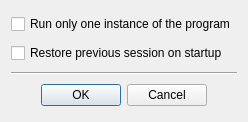
<?xml version="1.0" encoding="UTF-8"?>
<ui version="4.0">
 <class>SettingsDialog</class>
 <widget class="QDialog" name="SettingsDialog">
  <property name="geometry">
   <rect>
    <x>0</x>
    <y>0</y>
    <width>248</width>
    <height>122</height>
   </rect>
  </property>
  <property name="windowTitle">
   <string>Settings</string>
  </property>
  <layout class="QGridLayout" name="gridLayout">
   <item row="0" column="0">
    <widget class="QCheckBox" name="optionOnlyOne">
     <property name="text">
      <string>Run only one instance of the program</string>
     </property>
    </widget>
   </item>
   <item row="1" column="0">
    <widget class="QCheckBox" name="optionRestore">
     <property name="text">
      <string>Restore previous session on startup</string>
     </property>
    </widget>
   </item>
   <item row="3" column="0">
    <widget class="QDialogButtonBox" name="buttonBox">
     <property name="orientation">
      <enum>Qt::Horizontal</enum>
     </property>
     <property name="standardButtons">
      <set>QDialogButtonBox::Cancel|QDialogButtonBox::Ok</set>
     </property>
     <property name="centerButtons">
      <bool>true</bool>
     </property>
    </widget>
   </item>
   <item row="2" column="0">
    <widget class="Line" name="line">
     <property name="orientation">
      <enum>Qt::Horizontal</enum>
     </property>
    </widget>
   </item>
  </layout>
 </widget>
 <resources/>
 <connections>
  <connection>
   <sender>buttonBox</sender>
   <signal>accepted()</signal>
   <receiver>SettingsDialog</receiver>
   <slot>accept()</slot>
   <hints>
    <hint type="sourcelabel">
     <x>248</x>
     <y>254</y>
    </hint>
    <hint type="destinationlabel">
     <x>157</x>
     <y>274</y>
    </hint>
   </hints>
  </connection>
  <connection>
   <sender>buttonBox</sender>
   <signal>rejected()</signal>
   <receiver>SettingsDialog</receiver>
   <slot>reject()</slot>
   <hints>
    <hint type="sourcelabel">
     <x>316</x>
     <y>260</y>
    </hint>
    <hint type="destinationlabel">
     <x>286</x>
     <y>274</y>
    </hint>
   </hints>
  </connection>
 </connections>
</ui>
